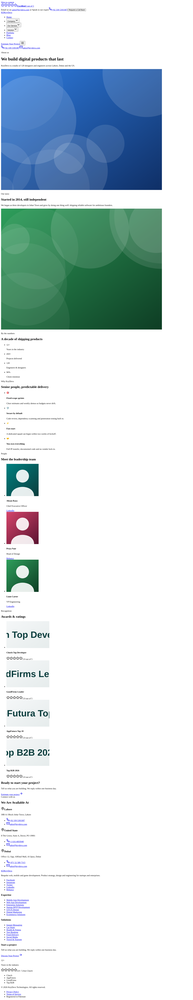
#> input picture about-new.png, 193 x 1000 px, shrunk from 1440 x 7444 before the run
$ python cmp.py ../about-new.png ../blog-new.png
#> lines starting #> are read from the running program, lines starting #| are printed output that depends on the picture; after the words box and inside, x2 and y2 are one past the last pixel; in counts of white or black regions, pixels touching at a corner belong together
import sys, numpy as np
from PIL import Image
a=np.asarray(Image.open(sys.argv[1]).convert('RGB')).astype(int); b=np.asarray(Image.open(sys.argv[2]).convert('RGB')).astype(int)
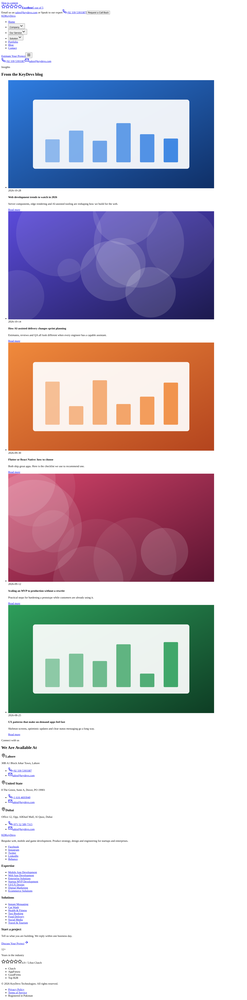
#> input picture blog-new.png, 247 x 1000 px, shrunk from 1440 x 5827 before the run
print('sizes ref',a.shape[:2],'mine',b.shape[:2])
#| sizes ref (1000, 193) mine (1000, 247)
h=min(a.shape[0],b.shape[0]); w=min(a.shape[1],b.shape[1])
#> after `h = min(a.shape[0], b.shape[0])`: h = 1000
#> after `w = min(a.shape[1], b.shape[1])`: w = 193
d=(np.abs(a[:h,:w]-b[:h,:w]).sum(axis=2)>0)
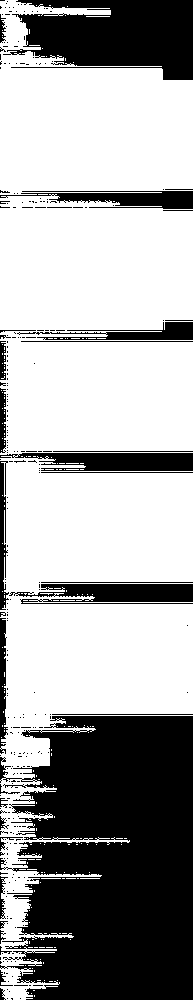
#> d: shape (1000, 193) bool; 64.5% white; 298 black regions (266 under 20 px), largest, box (x1, y1, x2, y2) and area: (0, 716, 193, 1000) 45007, (3, 0, 193, 80) 10645, (9, 584, 193, 604) 2741
print('differing pixels: %d (%.4f%%)'%(d.sum(),100*d.sum()/d.size))
#| differing pixels: 124466 (64.4902%)
if d.sum():
    rows=np.where(d.any(axis=1))[0]; print('first/last differing row',rows[0],rows[-1])
#> after `rows = np.where(d.any(axis=1))[0]`: rows = 1000 values from 0 to 999
#| first/last differing row 0 999
    # bands of 200px
    bands=[(i,int(d[i:i+200].sum())) for i in range(0,h,200) if d[i:i+200].sum()]
#> bands = [(0, 26454), (200, 35817), (400, 32161), (600, 24393), (800, 5641)]
    print(bands[:15])
#| [(0, 26454), (200, 35817), (400, 32161), (600, 24393), (800, 5641)]
